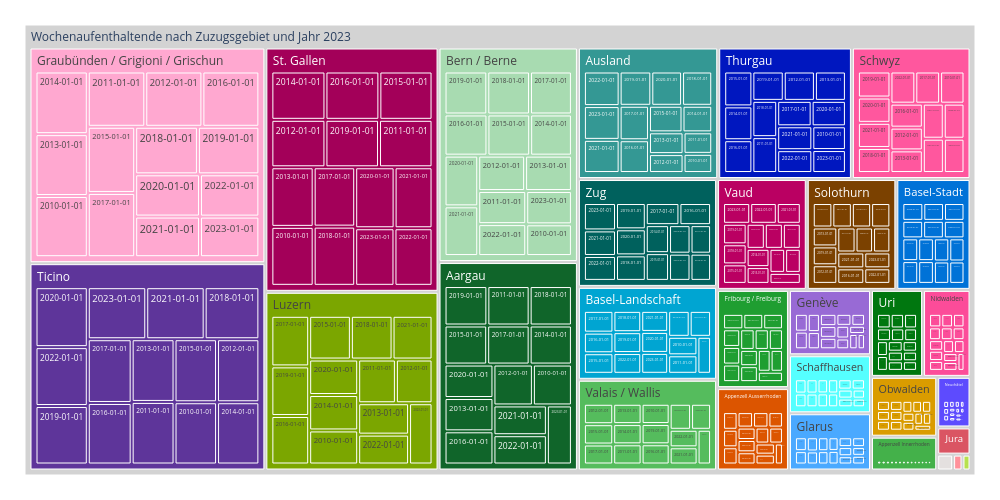

Notebook code cell kept with this figure:
### Code cell
treeMap6= mypy_dv.plot_px_treemap(
    data=myTM5.query('ZuzKtHistLang != "Zürich"').reset_index()
    ,levels=['ZuzKtHistLang','StichtagDatJahr', ]
    ,values="AnzBestWir"
    ,color="ZuzKtHistLang"
    #, color_continuous_scale='Blues'
    , color_discrete_map=farben_dict_zc                            
    ,height=500
    ,width=1000             
    #,margin_val_bottom=25
    ,myHeaderTitle="Wochenaufenthaltende nach Zuzugsgebiet und Jahr "+data_max_date
)
treeMap6

### Figure 1 — Plotly figure (JSON) as saved in the notebook; plotly's stock layout.template omitted (floating-point values rounded to 4 significant figures; data arrays with more than 128 entries replaced by an {"elided": "..."} marker saying what was removed)
{"data": [{"branchvalues": "total", "customdata": {"elided": "434x1 str values"}, "domain": {"x": [0, 1], "y": [0, 1]}, "hovertemplate": "%{label}<br><br>Anzahl:<br>%{value}<extra></extra>", "ids": {"elided": "434 str values"}, "labels": {"elided": "434 str values"}, "marker": {"colors": {"elided": "434 str values"}}, "name": "", "parents": {"elided": "434 str values"}, "root": {"color": "grey"}, "type": "treemap", "values": {"elided": "434 int values"}}], "layout": {"height": 500, "legend": {"tracegroupgap": 0}, "margin": {"b": 25, "l": 25, "r": 25, "t": 25}, "width": 1000}}
